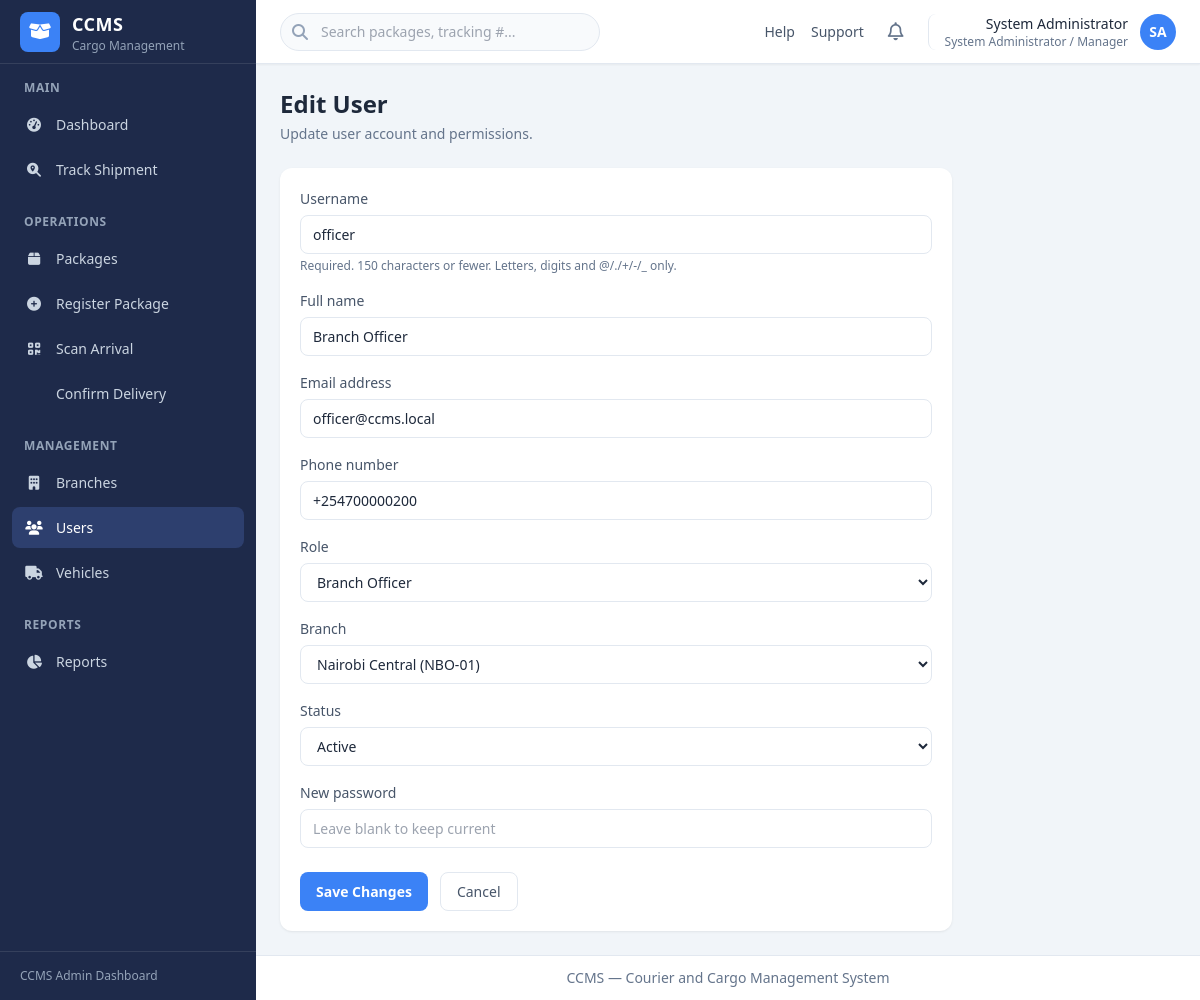
Page /account/users/2/edit/ (signed in) on the committed database.
### account/models.py (models this page shows, shortened)
class User(AbstractUser):
    full_name = models.CharField(max_length=255)
    phone_number = models.CharField(max_length=20, blank=True)
    role = models.CharField(
        max_length=20,
        choices=UserRole.choices,
        default=UserRole.BRANCH_OFFICER,
    )
    status = models.CharField(
        max_length=20,
        choices=UserStatus.choices,
        default=UserStatus.ACTIVE,
    )
    branch = models.ForeignKey(
        'ccms_app.Branch',
        on_delete=models.SET_NULL,
        null=True,
        blank=True,
        related_name='staff',
    )
    class Meta:
        ordering = ['full_name']
    @property
    def is_admin_manager(self):
        return self.role == UserRole.ADMIN_MANAGER
    @property
    def role_label(self):
        return self.get_role_display()
    def get_initials(self):
        parts = self.full_name.strip().split()
        if len(parts) >= 2:
            return (parts[0][0] + parts[-1][0]).upper()
        if parts:
            return parts[0][0].upper()
        return self.username[:1].upper()

### account/views_management.py (the view, shortened to what this page needs)
# urls.py: path('users/<int:pk>/edit/', views_management.user_edit, name='user_edit'),
@admin_required
def user_edit(request, pk):
    user_obj = get_object_or_404(User, pk=pk)
    form = UserUpdateForm(request.POST or None, instance=user_obj)
    return render(request, 'account/users/form.html', {
        'active_nav': 'users',
        'form': form,
        'title': 'Edit User',
        'submit_label': 'Save Changes',
        'object': user_obj,
    })

### account/forms.py (shortened to what this page needs)
class UserUpdateForm(forms.ModelForm):
    new_password = forms.CharField(
        required=False,
        widget=forms.PasswordInput(attrs={'class': 'form-input', 'placeholder': 'Leave blank to keep current'}),
        label='New password',
    )
    class Meta:
        model = User
        fields = ['username', 'full_name', 'email', 'phone_number', 'role', 'branch', 'status']
        widgets = {
            'username': forms.TextInput(attrs={'class': 'form-input'}),
            'full_name': forms.TextInput(attrs={'class': 'form-input'}),
            'email': forms.EmailInput(attrs={'class': 'form-input'}),
            'phone_number': forms.TextInput(attrs={'class': 'form-input'}),
            'role': forms.Select(attrs={'class': 'form-input'}),
            'branch': forms.Select(attrs={'class': 'form-input'}),
            'status': forms.Select(attrs={'class': 'form-input'}),
        }
    def __init__(self, *args, **kwargs):
        super().__init__(*args, **kwargs)
        self.fields['branch'].queryset = Branch.objects.filter(is_active=True)
        self.fields['branch'].required = False
        self.fields['branch'].empty_label = '— No branch —'

### ccms_app/models.py (called while the page is built)
    def __str__(self):
        return f'{self.name} ({self.code})'

### templates/account/users/form.html (shortened to what this page needs)
{% extends "base.html" %}
{% block page_header %}
<div class="mb-6">
    <h1 class="text-2xl font-bold text-slate-800">{{ title }}</h1>
    <p class="mt-1 text-sm text-slate-500">
        {% if object %}Update user account and permissions.{% else %}Create a new system user account.{% endif %}
    </p>
</div>
{% endblock %}
{% block content %}
<form method="post" class="dashboard-card max-w-2xl">
    {% for field in form %}
        {% include "includes/form_field.html" with field=field %}
    {% endfor %}
    <div class="mt-6 flex gap-3">
        <button type="submit" class="btn-primary">{{ submit_label }}</button>
        <a href="{% url 'account:user_list' %}" class="btn-secondary">Cancel</a>
    </div>
</form>
{% endblock %}

### templates/includes/header.html (shortened to what this page needs)
<header class="sticky top-0 z-20 flex h-16 items-center justify-between border-b border-slate-200 bg-white px-4 shadow-sm md:px-6">
    <div class="flex items-center gap-4">
        <div class="relative hidden sm:block">
            <i class="fa-solid fa-search absolute left-3 top-1/2 -translate-y-1/2 text-slate-400"></i>
            <input type="search" placeholder="Search packages, tracking #..."
                   class="w-64 rounded-full border border-slate-200 bg-slate-50 py-2 pl-10 pr-4 text-sm focus:border-brand focus:outline-none focus:ring-1 focus:ring-brand md:w-80">
        </div>
    </div>
    <div class="flex items-center gap-2 md:gap-4">
        <nav class="hidden items-center gap-4 text-sm text-slate-600 md:flex">
            <a href="#" class="hover:text-brand">Help</a>
            <a href="#" class="hover:text-brand">Support</a>
        </nav>
        <button type="button" class="rounded-lg p-2 text-slate-500 hover:bg-slate-100" title="Notifications">
            <i class="fa-regular fa-bell text-lg"></i>
        </button>
        <div class="relative" id="user-menu-wrapper">
            <button type="button" id="user-menu-toggle"
                    class="flex items-center gap-3 rounded-lg border-l border-slate-200 pl-3 hover:bg-slate-50 md:pl-4">
                <div class="hidden text-right sm:block">
                    <p class="text-sm font-medium text-slate-800">{{ user.full_name }}</p>
                    <p class="text-xs text-slate-500">{{ user.role_label }}</p>
                </div>
                <div class="flex h-9 w-9 items-center justify-center rounded-full bg-brand text-sm font-semibold text-white">
                    {{ user.get_initials }}
                </div>
            </button>
        </div>
    </div>
</header>

### templates/includes/form_field.html (shortened to what this page needs)
<div class="mb-4">
    <label for="{{ field.id_for_label }}" class="form-label">{{ field.label }}</label>
    {{ field }}
    {% if field.help_text %}
    <p class="mt-1 text-xs text-slate-500">{{ field.help_text }}</p>
    {% endif %}
</div>

### static/css/dashboard.css (style rules this page uses)
.dashboard-card { background-color: #ffffff; border-radius: 0.75rem; padding: 1.25rem; box-shadow: 0 1px 3px 0 rgb(0 0 0 / 0.06), 0 1px 2px -1px rgb(0 0 0 / 0.06); }
.form-label { display: block; margin-bottom: 0.375rem; font-size: 0.875rem; font-weight: 500; color: #475569; }
.form-input { display: block; width: 100%; border-radius: 0.5rem; border: 1px solid #e2e8f0; background-color: #ffffff; padding: 0.5rem 0.75rem; font-size: 0.875rem; color: #1e293b; transition: border-color 0.15s, box-shadow 0.15s; }
.btn-primary { display: inline-flex; align-items: center; gap: 0.5rem; border-radius: 0.5rem; background-color: #3b82f6; padding: 0.5rem 1rem; font-size: 0.875rem; font-weight: 600; color: #ffffff; transition: background-color 0.15s; }
.btn-secondary { display: inline-flex; align-items: center; gap: 0.5rem; border-radius: 0.5rem; border: 1px solid #e2e8f0; background-color: #ffffff; padding: 0.5rem 1rem; font-size: 0.875rem; font-weight: 500; color: #475569; transition: background-color 0.15s; }

### rows in the picture
User: full_name "System Administrator", role_label "System Administrator / Manager", get_initials "SA"
User: form "officer" "Branch Officer" "officer@ccms.local" "+254700000200" "Branch Officer" "Nairobi Central (NBO-01)" "Active"

### other values in the picture
{{ title }} "Edit User"
{{ field.label }} "Username" "Full name" "Email address" "Phone number" "Role" "Branch" "Status" "New password"
{{ field.help_text }} "Required. 150 characters or fewer. Letters, digits and @/./+/-/_ only."
{{ submit_label }} "Save Changes"
